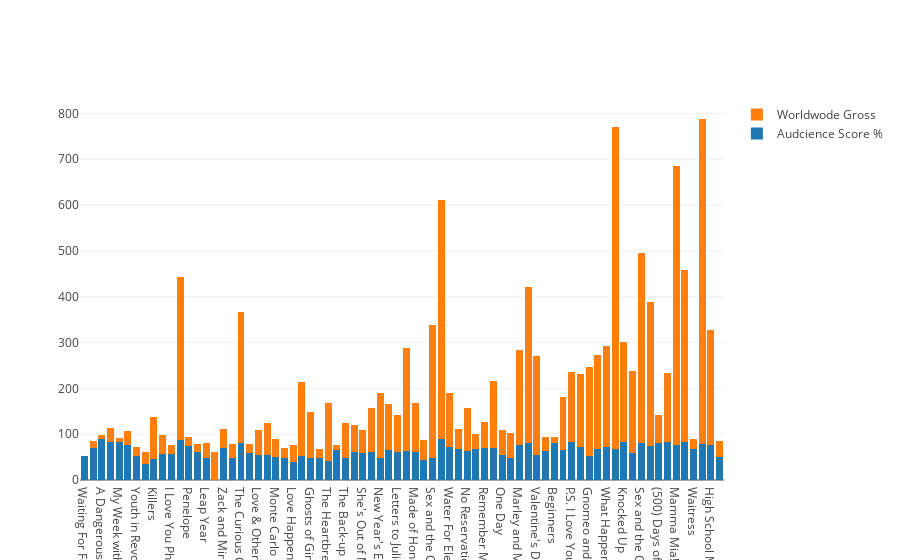

Source (notebook cell):
### Markdown cell above
2c.A figure with two bar plots: Worldwide Gross and Audience. The X axis is the film index.
    When the mouse cursor hovers over a bar, the film’s title should be displayed in the tooltip.

### Code cell
x3=df['Film']
trace1 = go.Bar(
    x = x3,
    y = df['Audience  score %'],
    name='Audcience Score %'
)
trace2 = go.Bar(
    x=x3,
    y = df['Worldwide Gross'],
    name='Worldwode Gross'
)

data = [trace1, trace2]
layout = go.Layout(
    barmode='stack'
)


fig = go.Figure(data=data, layout=layout)
iplot(fig, filename='stacked-bar')

### Figure 1 — Plotly figure (JSON) as saved in the notebook; plotly's stock layout.template omitted (floating-point values rounded to 4 significant figures)
{"data": [{"name": "Audcience Score %", "type": "bar", "uid": "0ec47e56-54aa-44b6-be84-3ee6e6066937", "x": ["Waiting For Forever", "Miss Pettigrew Lives for a Day", "A Dangerous Method", "Across the Universe", "My Week with Marilyn", "Jane Eyre", "Youth in Revolt", "You Will Meet a Tall Dark Stranger", "Killers", "Going the Distance", "I Love You Phillip Morris", "Tangled", "Penelope", "Rachel Getting Married", "Leap Year", "Something Borrowed", "Zack and Miri Make a Porno", "The Invention of Lying", "The Curious Case of Benjamin Button", "Just Wright", "Love & Other Drugs", "License to Wed", "Monte Carlo", "Our Family Wedding", "Love Happens", "Four Christmases", "Ghosts of Girlfriends Past", "Over Her Dead Body", "The Heartbreak Kid", "Not Easily Broken", "The Back-up Plan", "Good Luck Chuck", "She's Out of My League", "Life as We Know It", "New Year's Eve", "The Time Traveler's Wife", "Letters to Juliet", "It's Complicated", "Made of Honor", "When in Rome", "Sex and the City 2", "WALL-E", "Water For Elephants", "The Duchess", "No Reservations", "Nick and Norah's Infinite Playlist", "Remember Me", "Music and Lyrics", "One Day", "Tyler Perry's Why Did I get Married", "Marley and Me", "Enchanted", "Valentine's Day", "A Serious Man", "Beginners", "Dear John", "P.S. I Love You", "27 Dresses", "Gnomeo and Juliet", "The Ugly Truth", "What Happens in Vegas", "Twilight: Breaking Dawn", "Knocked Up", "He's Just Not That Into You", "Sex and the City", "The Proposal", "(500) Days of Summer", "Midnight in Paris", "Mamma Mia!", "Twilight", "Waitress", "The Twilight Saga: New Moon", "High School Musical 3: Senior Year", "Fireproof"], "y": [53, 70, 89, 84, 84, 77, 52, 35, 45, 56, 57, 88, 74, 61, 49, null, 70, 47, 81, 58, 55, 55, 50, 49, 40, 52, 47, 47, 41, 66, 47, 61, 60, 62, 48, 65, 62, 63, 61, 44, 49, 89, 72, 68, 64, 67, 70, 70, 54, 47, 77, 80, 54, 64, 80, 66, 82, 71, 52, 68, 72, 68, 83, 60, 81, 74, 81, 84, 76, 82, 67, 78, 76, 51]}, {"name": "Worldwode Gross", "type": "bar", "uid": "f4f42d96-eb74-491a-9331-65859f670d21", "x": ["Waiting For Forever", "Miss Pettigrew Lives for a Day", "A Dangerous Method", "Across the Universe", "My Week with Marilyn", "Jane Eyre", "Youth in Revolt", "You Will Meet a Tall Dark Stranger", "Killers", "Going the Distance", "I Love You Phillip Morris", "Tangled", "Penelope", "Rachel Getting Married", "Leap Year", "Something Borrowed", "Zack and Miri Make a Porno", "The Invention of Lying", "The Curious Case of Benjamin Button", "Just Wright", "Love & Other Drugs", "License to Wed", "Monte Carlo", "Our Family Wedding", "Love Happens", "Four Christmases", "Ghosts of Girlfriends Past", "Over Her Dead Body", "The Heartbreak Kid", "Not Easily Broken", "The Back-up Plan", "Good Luck Chuck", "She's Out of My League", "Life as We Know It", "New Year's Eve", "The Time Traveler's Wife", "Letters to Juliet", "It's Complicated", "Made of Honor", "When in Rome", "Sex and the City 2", "WALL-E", "Water For Elephants", "The Duchess", "No Reservations", "Nick and Norah's Infinite Playlist", "Remember Me", "Music and Lyrics", "One Day", "Tyler Perry's Why Did I get Married", "Marley and Me", "Enchanted", "Valentine's Day", "A Serious Man", "Beginners", "Dear John", "P.S. I Love You", "27 Dresses", "Gnomeo and Juliet", "The Ugly Truth", "What Happens in Vegas", "Twilight: Breaking Dawn", "Knocked Up", "He's Just Not That Into You", "Sex and the City", "The Proposal", "(500) Days of Summer", "Midnight in Paris", "Mamma Mia!", "Twilight", "Waitress", "The Twilight Saga: New Moon", "High School Musical 3: Senior Year", "Fireproof"], "y": [0.025, 15.17, 8.973, 29.37, 8.258, 30.15, 19.62, 26.66, 93.4, 42.05, 20.1, 355.1, 20.74, 16.61, 32.59, 60.18, 41.94, 32.4, 285.4, 21.57, 54.53, 69.31, 39.66, 21.37, 36.08, 161.8, 102.2, 20.71, 127.8, 10.7, 77.09, 59.19, 48.81, 96.16, 142.0, 101.3, 79.18, 224.6, 106.0, 43.04, 288.4, 521.3, 117.1, 43.31, 92.6, 33.53, 55.86, 145.9, 55.24, 55.86, 206.1, 340.5, 217.6, 30.68, 14.31, 115.0, 153.1, 160.3, 194.0, 205.3, 219.4, 702.2, 219.0, 178.8, 415.3, 314.7, 60.72, 148.7, 609.5, 376.7, 22.18, 709.8, 252.0, 33.47]}], "layout": {"barmode": "stack"}}
